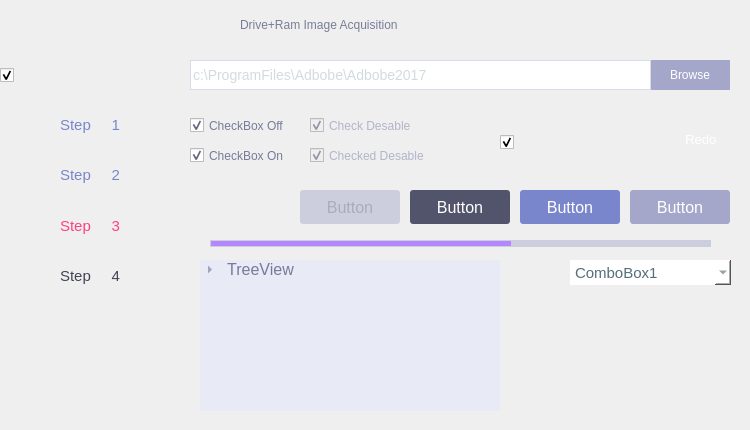
<?xml version="1.0" encoding="UTF-8"?>
<ui version="4.0">
 <class>driveramDialog</class>
 <widget class="QDialog" name="driveramDialog">
  <property name="geometry">
   <rect>
    <x>0</x>
    <y>0</y>
    <width>750</width>
    <height>430</height>
   </rect>
  </property>
  <property name="windowTitle">
   <string>Dialog</string>
  </property>
  <property name="styleSheet">
   <string notr="true">QDialog#driveramDialog{
	background-image: url(:/images/ram/bg.png);
}</string>
  </property>
  <widget class="QCheckBox" name="checkBox_3">
   <property name="enabled">
    <bool>true</bool>
   </property>
   <property name="geometry">
    <rect>
     <x>500</x>
     <y>120</y>
     <width>90</width>
     <height>44</height>
    </rect>
   </property>
   <property name="styleSheet">
    <string notr="true">
QCheckBox#checkBox_3::indicator::unchecked {
    image: url(:/images/ram/switch_off.png);
}


QCheckBox#checkBox_3::indicator:unchecked:pressed {
    image: url(:/images/ram/switch_on_press.png);
}

QCheckBox#checkBox_3::indicator::checked {
    image: url(:/images/ram/switch_on.png);
}

QCheckBox#checkBox_3::indicator:checked:pressed {
    image: url(:/images/ram/switch_off_press.png);
}
</string>
   </property>
   <property name="text">
    <string/>
   </property>
   <property name="checked">
    <bool>true</bool>
   </property>
  </widget>
  <widget class="QPushButton" name="pushButton_2">
   <property name="geometry">
    <rect>
     <x>650</x>
     <y>60</y>
     <width>80</width>
     <height>30</height>
    </rect>
   </property>
   <property name="styleSheet">
    <string notr="true">QPushButton#pushButton_2{
	border:none;
	background-color:#a4a7ca;
	color:#ffffff;
	font: 11pt &quot;MS Shell Dlg 2&quot;;
	border-radius: 0px;
} 
QPushButton#pushButton_2:hover{
	border:none;
	background-color:#7986cb;
	color:#ffffff;
	font: 11pt &quot;MS Shell Dlg 2&quot;;
	border-radius: 0px;
} 
QPushButton#pushButton_2:pressed{
	border:none;
	background-color:#52546b;
	color:#ffffff;
	font: 11pt &quot;MS Shell Dlg 2&quot;;
	border-radius: 0px;
}</string>
   </property>
   <property name="text">
    <string>Browse</string>
   </property>
  </widget>
  <widget class="QPushButton" name="pushButton_4">
   <property name="geometry">
    <rect>
     <x>410</x>
     <y>190</y>
     <width>100</width>
     <height>34</height>
    </rect>
   </property>
   <property name="styleSheet">
    <string notr="true">QPushButton#pushButton_4{
border:none;
background-color: #52546b;
color:#ffffff;
font:16px;
border-radius:3px;
}</string>
   </property>
   <property name="text">
    <string>Button</string>
   </property>
  </widget>
  <widget class="QPushButton" name="pushButton">
   <property name="geometry">
    <rect>
     <x>300</x>
     <y>190</y>
     <width>100</width>
     <height>34</height>
    </rect>
   </property>
   <property name="styleSheet">
    <string notr="true">QPushButton#pushButton{
border:none;
background-color: #cdcedd;
color:#aaacb8;
font:16px;
border-radius:3px;
}</string>
   </property>
   <property name="text">
    <string>Button</string>
   </property>
  </widget>
  <widget class="QCheckBox" name="checkBox_33">
   <property name="enabled">
    <bool>false</bool>
   </property>
   <property name="geometry">
    <rect>
     <x>310</x>
     <y>110</y>
     <width>111</width>
     <height>31</height>
    </rect>
   </property>
   <property name="styleSheet">
    <string notr="true">QCheckBox#checkBox_33::indicator:unchecked{
    image: url(:/images/ram/check_disable.png);
}
QCheckBox#checkBox_33::indicator:checked{
    image: url(:/images/ram/check_disable.png);
}
QCheckBox#checkBox_33{
	color:#b2b4c9;
	font:12px;
}</string>
   </property>
   <property name="text">
    <string>Check Desable</string>
   </property>
   <property name="checked">
    <bool>true</bool>
   </property>
  </widget>
  <widget class="QTreeWidget" name="treeWidget">
   <property name="geometry">
    <rect>
     <x>200</x>
     <y>260</y>
     <width>300</width>
     <height>151</height>
    </rect>
   </property>
   <property name="styleSheet">
    <string notr="true">
 QTreeView{
		border-style:1px,solid #e8eaf6 ;
		color:#777a99;
		font:12pt;
background:#e8eaf6;
}
QTreeView::branch:closed:has-children{
   image: url(:/images/ram/icon1.png) ;
	width:10px;
	height:10px;
 }
 
QTreeView::branch:open:has-children{
   image: url(:/images/ram/icon2.png) ; 
	width:10px;
	height:10px;
}</string>
   </property>
   <attribute name="headerVisible">
    <bool>false</bool>
   </attribute>
   <column>
    <property name="text">
     <string/>
    </property>
   </column>
   <item>
    <property name="text">
     <string> TreeView</string>
    </property>
    <item>
     <property name="text">
      <string> TreeView</string>
     </property>
    </item>
    <item>
     <property name="text">
      <string> TreeView</string>
     </property>
    </item>
    <item>
     <property name="text">
      <string> TreeView</string>
     </property>
     <item>
      <property name="text">
       <string>TreeView</string>
      </property>
      <property name="checkState">
       <enum>Unchecked</enum>
      </property>
      <property name="flags">
       <set>ItemIsSelectable|ItemIsEditable|ItemIsDragEnabled|ItemIsUserCheckable|ItemIsEnabled</set>
      </property>
     </item>
     <item>
      <property name="text">
       <string>TreeView</string>
      </property>
      <property name="checkState">
       <enum>Checked</enum>
      </property>
     </item>
    </item>
   </item>
  </widget>
  <widget class="QPushButton" name="pushButton_3">
   <property name="geometry">
    <rect>
     <x>650</x>
     <y>124</y>
     <width>80</width>
     <height>30</height>
    </rect>
   </property>
   <property name="styleSheet">
    <string notr="true">QPushButton#pushButton_3{
	border-image:url(:/images/ram/redo_normal.png);border:0px;
} 
QPushButton#pushButton_3:hover{
	border-image:url(:/images/ram/redo_over.png);border:0px
} 
QPushButton#pushButton_3:pressed{
	border-image:url(:/images/ram/redo_on.png); position: relative;top: 1px; left: 1px;
}
QPushButton#pushButton_3{
	font:13px;
	color:#ffffff;
}</string>
   </property>
   <property name="text">
    <string>      Redo</string>
   </property>
  </widget>
  <widget class="QPushButton" name="pushButton_5">
   <property name="geometry">
    <rect>
     <x>520</x>
     <y>190</y>
     <width>100</width>
     <height>34</height>
    </rect>
   </property>
   <property name="styleSheet">
    <string notr="true">QPushButton#pushButton_5{
border:none;
background-color: #7986cb;
color:#ffffff;
font:16px;
border-radius:3px;
}</string>
   </property>
   <property name="text">
    <string>Button</string>
   </property>
  </widget>
  <widget class="QPushButton" name="pushButton_6">
   <property name="geometry">
    <rect>
     <x>630</x>
     <y>190</y>
     <width>100</width>
     <height>34</height>
    </rect>
   </property>
   <property name="styleSheet">
    <string notr="true">QPushButton#pushButton_6{
border:none;
background-color: #a4a7ca;
color:#ffffff;
font:16px;
border-radius:3px;
}</string>
   </property>
   <property name="text">
    <string>Button</string>
   </property>
  </widget>
  <widget class="QComboBox" name="comboBox">
   <property name="geometry">
    <rect>
     <x>570</x>
     <y>260</y>
     <width>161</width>
     <height>25</height>
    </rect>
   </property>
   <property name="palette">
    <palette>
     <active>
      <colorrole role="WindowText">
       <brush brushstyle="SolidPattern">
        <color alpha="255">
         <red>84</red>
         <green>110</green>
         <blue>122</blue>
        </color>
       </brush>
      </colorrole>
      <colorrole role="Button">
       <brush brushstyle="SolidPattern">
        <color alpha="255">
         <red>255</red>
         <green>255</green>
         <blue>255</blue>
        </color>
       </brush>
      </colorrole>
      <colorrole role="Text">
       <brush brushstyle="SolidPattern">
        <color alpha="255">
         <red>84</red>
         <green>110</green>
         <blue>122</blue>
        </color>
       </brush>
      </colorrole>
      <colorrole role="ButtonText">
       <brush brushstyle="SolidPattern">
        <color alpha="255">
         <red>84</red>
         <green>110</green>
         <blue>122</blue>
        </color>
       </brush>
      </colorrole>
      <colorrole role="Base">
       <brush brushstyle="SolidPattern">
        <color alpha="255">
         <red>255</red>
         <green>255</green>
         <blue>255</blue>
        </color>
       </brush>
      </colorrole>
      <colorrole role="Window">
       <brush brushstyle="SolidPattern">
        <color alpha="255">
         <red>255</red>
         <green>255</green>
         <blue>255</blue>
        </color>
       </brush>
      </colorrole>
     </active>
     <inactive>
      <colorrole role="WindowText">
       <brush brushstyle="SolidPattern">
        <color alpha="255">
         <red>84</red>
         <green>110</green>
         <blue>122</blue>
        </color>
       </brush>
      </colorrole>
      <colorrole role="Button">
       <brush brushstyle="SolidPattern">
        <color alpha="255">
         <red>255</red>
         <green>255</green>
         <blue>255</blue>
        </color>
       </brush>
      </colorrole>
      <colorrole role="Text">
       <brush brushstyle="SolidPattern">
        <color alpha="255">
         <red>84</red>
         <green>110</green>
         <blue>122</blue>
        </color>
       </brush>
      </colorrole>
      <colorrole role="ButtonText">
       <brush brushstyle="SolidPattern">
        <color alpha="255">
         <red>84</red>
         <green>110</green>
         <blue>122</blue>
        </color>
       </brush>
      </colorrole>
      <colorrole role="Base">
       <brush brushstyle="SolidPattern">
        <color alpha="255">
         <red>255</red>
         <green>255</green>
         <blue>255</blue>
        </color>
       </brush>
      </colorrole>
      <colorrole role="Window">
       <brush brushstyle="SolidPattern">
        <color alpha="255">
         <red>255</red>
         <green>255</green>
         <blue>255</blue>
        </color>
       </brush>
      </colorrole>
     </inactive>
     <disabled>
      <colorrole role="WindowText">
       <brush brushstyle="SolidPattern">
        <color alpha="255">
         <red>84</red>
         <green>110</green>
         <blue>122</blue>
        </color>
       </brush>
      </colorrole>
      <colorrole role="Button">
       <brush brushstyle="SolidPattern">
        <color alpha="255">
         <red>255</red>
         <green>255</green>
         <blue>255</blue>
        </color>
       </brush>
      </colorrole>
      <colorrole role="Text">
       <brush brushstyle="SolidPattern">
        <color alpha="255">
         <red>84</red>
         <green>110</green>
         <blue>122</blue>
        </color>
       </brush>
      </colorrole>
      <colorrole role="ButtonText">
       <brush brushstyle="SolidPattern">
        <color alpha="255">
         <red>84</red>
         <green>110</green>
         <blue>122</blue>
        </color>
       </brush>
      </colorrole>
      <colorrole role="Base">
       <brush brushstyle="SolidPattern">
        <color alpha="255">
         <red>255</red>
         <green>255</green>
         <blue>255</blue>
        </color>
       </brush>
      </colorrole>
      <colorrole role="Window">
       <brush brushstyle="SolidPattern">
        <color alpha="255">
         <red>255</red>
         <green>255</green>
         <blue>255</blue>
        </color>
       </brush>
      </colorrole>
     </disabled>
    </palette>
   </property>
   <property name="autoFillBackground">
    <bool>false</bool>
   </property>
   <property name="styleSheet">
    <string notr="true"> QComboBox {
    border-style: solid;
border:2px;
    border-radius: 0px;
background-color: rgb(255, 255, 255);
color: #546e7a;

font:11pt;
 }
QComboBox::down-arrow {
    image:  url(:/images/ram/combobox_arrow.png);
}
QComboBox QAbstractItemView {
     selection-background-color: #7986cb;
	 color:f8f8fc;
 }</string>
   </property>
   <property name="duplicatesEnabled">
    <bool>false</bool>
   </property>
   <property name="frame">
    <bool>true</bool>
   </property>
   <item>
    <property name="text">
     <string>ComboBox1</string>
    </property>
   </item>
   <item>
    <property name="text">
     <string>ComboBox2</string>
    </property>
   </item>
   <item>
    <property name="text">
     <string>ComboBox3</string>
    </property>
   </item>
  </widget>
  <widget class="QLineEdit" name="lineEdit">
   <property name="geometry">
    <rect>
     <x>190</x>
     <y>60</y>
     <width>461</width>
     <height>30</height>
    </rect>
   </property>
   <property name="styleSheet">
    <string notr="true">QLineEdit#lineEdit{
	border:1px solid #d9dbea;
	color:#d2dbde;
	font:14px;
}</string>
   </property>
   <property name="text">
    <string>c:\ProgramFiles\Adbobe\Adbobe2017</string>
   </property>
  </widget>
  <widget class="QWidget" name="titlebar" native="true">
   <property name="geometry">
    <rect>
     <x>0</x>
     <y>0</y>
     <width>750</width>
     <height>40</height>
    </rect>
   </property>
   <property name="styleSheet">
    <string notr="true"/>
   </property>
   <widget class="QPushButton" name="minbutton">
    <property name="geometry">
     <rect>
      <x>670</x>
      <y>0</y>
      <width>40</width>
      <height>40</height>
     </rect>
    </property>
    <property name="styleSheet">
     <string notr="true">QPushButton#minbutton{
	border-image:url(:/images/mainmenu/min_normal.png);border:0px;
} 
QPushButton#minbutton:hover{
	border-image:url(:/images/mainmenu/min_over.png);border:0px
} 
QPushButton#minbutton:pressed{
	border-image:url(:/images/mainmenu/min_on.png); position: relative;top: 1px; left: 1px;
}</string>
    </property>
    <property name="text">
     <string/>
    </property>
   </widget>
   <widget class="QPushButton" name="closebutton">
    <property name="geometry">
     <rect>
      <x>710</x>
      <y>0</y>
      <width>40</width>
      <height>40</height>
     </rect>
    </property>
    <property name="styleSheet">
     <string notr="true">QPushButton#closebutton{
	border-image:url(:/images/mainmenu/close_normal.png);border:0px;
} 
QPushButton#closebutton:hover{
	border-image:url(:/images/mainmenu/close_over.png);border:0px
} 
QPushButton#closebutton:pressed{
	border-image:url(:/images/mainmenu/close_on.png); position: relative;top: 1px; left: 1px;
}</string>
    </property>
    <property name="text">
     <string/>
    </property>
   </widget>
   <widget class="QLabel" name="label_2">
    <property name="geometry">
     <rect>
      <x>240</x>
      <y>4</y>
      <width>251</width>
      <height>41</height>
     </rect>
    </property>
    <property name="styleSheet">
     <string notr="true">QLabel#label_2{
	font: 14pt &quot;MS Shell Dlg 2&quot;;
	color: #787d97;
}</string>
    </property>
    <property name="text">
     <string>Drive+Ram Image Acquisition</string>
    </property>
   </widget>
  </widget>
  <widget class="QCheckBox" name="checkBox_32">
   <property name="geometry">
    <rect>
     <x>190</x>
     <y>140</y>
     <width>111</width>
     <height>31</height>
    </rect>
   </property>
   <property name="styleSheet">
    <string notr="true">QCheckBox#checkBox_32::indicator:unchecked{
    image: url(:/images/ram/checkbox_blue_off.png);
}
QCheckBox#checkBox_32::indicator:checked{
    image: url(:/images/ram/checkbox_blue_on.png);
}
QCheckBox#checkBox_32{
	color:#777a99;
	font:12px;
}</string>
   </property>
   <property name="text">
    <string>CheckBox On</string>
   </property>
   <property name="checked">
    <bool>true</bool>
   </property>
  </widget>
  <widget class="QCheckBox" name="checkBox_31">
   <property name="geometry">
    <rect>
     <x>190</x>
     <y>110</y>
     <width>111</width>
     <height>31</height>
    </rect>
   </property>
   <property name="styleSheet">
    <string notr="true">QCheckBox#checkBox_31::indicator:unchecked{
    image: url(:/images/ram/checkbox_white_off.png);
}
QCheckBox#checkBox_31::indicator:checked{
    image: url(:/images/ram/checkbox_white_on.png);
}
QCheckBox#checkBox_31{
	color:#777a99;
	font:12px;
}</string>
   </property>
   <property name="text">
    <string>CheckBox Off</string>
   </property>
   <property name="checked">
    <bool>true</bool>
   </property>
  </widget>
  <widget class="QCheckBox" name="checkBox">
   <property name="geometry">
    <rect>
     <x>0</x>
     <y>50</y>
     <width>180</width>
     <height>50</height>
    </rect>
   </property>
   <property name="styleSheet">
    <string notr="true">
QCheckBox#checkBox::indicator:unchecked{
	
    image: url(:/images/ram/wizard_upbg.png);
}
QCheckBox#checkBox::indicator:checked{
	
    image: url(:/images/ram/wizard_downbg.png);
}</string>
   </property>
   <property name="text">
    <string/>
   </property>
   <property name="checked">
    <bool>true</bool>
   </property>
  </widget>
  <widget class="QCheckBox" name="checkBox_34">
   <property name="enabled">
    <bool>false</bool>
   </property>
   <property name="geometry">
    <rect>
     <x>310</x>
     <y>140</y>
     <width>131</width>
     <height>31</height>
    </rect>
   </property>
   <property name="styleSheet">
    <string notr="true">QCheckBox#checkBox_34::indicator:unchecked{
    image: url(:/images/ram/checked_didable.png);
}
QCheckBox#checkBox_34::indicator:checked{
    image: url(:/images/ram/checked_didable.png);
}
QCheckBox#checkBox_34{
	color:#b2b4c9;
	font:12px;
}</string>
   </property>
   <property name="text">
    <string>Checked Desable</string>
   </property>
   <property name="checked">
    <bool>true</bool>
   </property>
  </widget>
  <widget class="QWidget" name="widget" native="true">
   <property name="geometry">
    <rect>
     <x>0</x>
     <y>100</y>
     <width>180</width>
     <height>200</height>
    </rect>
   </property>
   <property name="styleSheet">
    <string notr="true">QWidget#widget{
	background-image: url(:/images/ram/state_bg.png);
}</string>
   </property>
   <widget class="QPushButton" name="pushButton_7">
    <property name="geometry">
     <rect>
      <x>0</x>
      <y>0</y>
      <width>180</width>
      <height>50</height>
     </rect>
    </property>
    <property name="styleSheet">
     <string notr="true">QPushButton#pushButton_7{
border-image:url(:/images/ram/step1-on.png);
border:0px;
font:15px;
color:#7986cb;
}
QPushButton#pushButton_7:checked{
border-image: url(:/images/ram/step1-off.png);
border:0px;
}</string>
    </property>
    <property name="text">
     <string>Step     1</string>
    </property>
    <property name="checkable">
     <bool>true</bool>
    </property>
    <property name="checked">
     <bool>false</bool>
    </property>
   </widget>
   <widget class="QPushButton" name="pushButton_9">
    <property name="geometry">
     <rect>
      <x>0</x>
      <y>100</y>
      <width>180</width>
      <height>51</height>
     </rect>
    </property>
    <property name="styleSheet">
     <string notr="true">QPushButton#pushButton_9 {
border-image:url(:/images/ram/step3-on.png);
border:0px;
font:15px;
color:#ff4081;
}
QPushButton#pushButton_9:checked{
border-image: url(:/images/ram/step3-off.png);
border:0px;
}</string>
    </property>
    <property name="text">
     <string>Step     3</string>
    </property>
    <property name="checkable">
     <bool>true</bool>
    </property>
    <property name="checked">
     <bool>false</bool>
    </property>
   </widget>
   <widget class="QPushButton" name="pushButton_8">
    <property name="geometry">
     <rect>
      <x>0</x>
      <y>50</y>
      <width>180</width>
      <height>50</height>
     </rect>
    </property>
    <property name="styleSheet">
     <string notr="true">QPushButton#pushButton_8 {
border-image:url(:/images/ram/step2-on.png);
border:0px;
font:15px;
color:#7986cb;
}
QPushButton#pushButton_8:checked{
border-image: url(:/images/ram/step2-off.png);
border:0px;
}</string>
    </property>
    <property name="text">
     <string>Step     2</string>
    </property>
    <property name="checkable">
     <bool>true</bool>
    </property>
    <property name="checked">
     <bool>false</bool>
    </property>
   </widget>
   <widget class="QPushButton" name="pushButton_10">
    <property name="geometry">
     <rect>
      <x>0</x>
      <y>151</y>
      <width>180</width>
      <height>49</height>
     </rect>
    </property>
    <property name="styleSheet">
     <string notr="true">

QPushButton#pushButton_10{
border-image:url(:/images/ram/step4-on.png);
border:0px;
font:15px;
color:#424455;
}
QPushButton#pushButton_10:checked{
border-image: url(:/images/ram/step4-off.png);
border:0px;
color:#303240;
}</string>
    </property>
    <property name="text">
     <string>Step     4</string>
    </property>
    <property name="checkable">
     <bool>true</bool>
    </property>
    <property name="checked">
     <bool>false</bool>
    </property>
   </widget>
  </widget>
  <widget class="QProgressBar" name="progressBar_13">
   <property name="geometry">
    <rect>
     <x>210</x>
     <y>240</y>
     <width>501</width>
     <height>7</height>
    </rect>
   </property>
   <property name="styleSheet">
    <string notr="true">QProgressBar {
    border: 1px solid #cdcedd;
    background-color: #cdcedd;
    border-radius: 8px;
}

QProgressBar::chunk {
    background-color: #b388ff;
    width: 300px;
}</string>
   </property>
   <property name="value">
    <number>24</number>
   </property>
   <property name="textVisible">
    <bool>false</bool>
   </property>
  </widget>
 </widget>
 <resources/>
 <connections/>
</ui>
